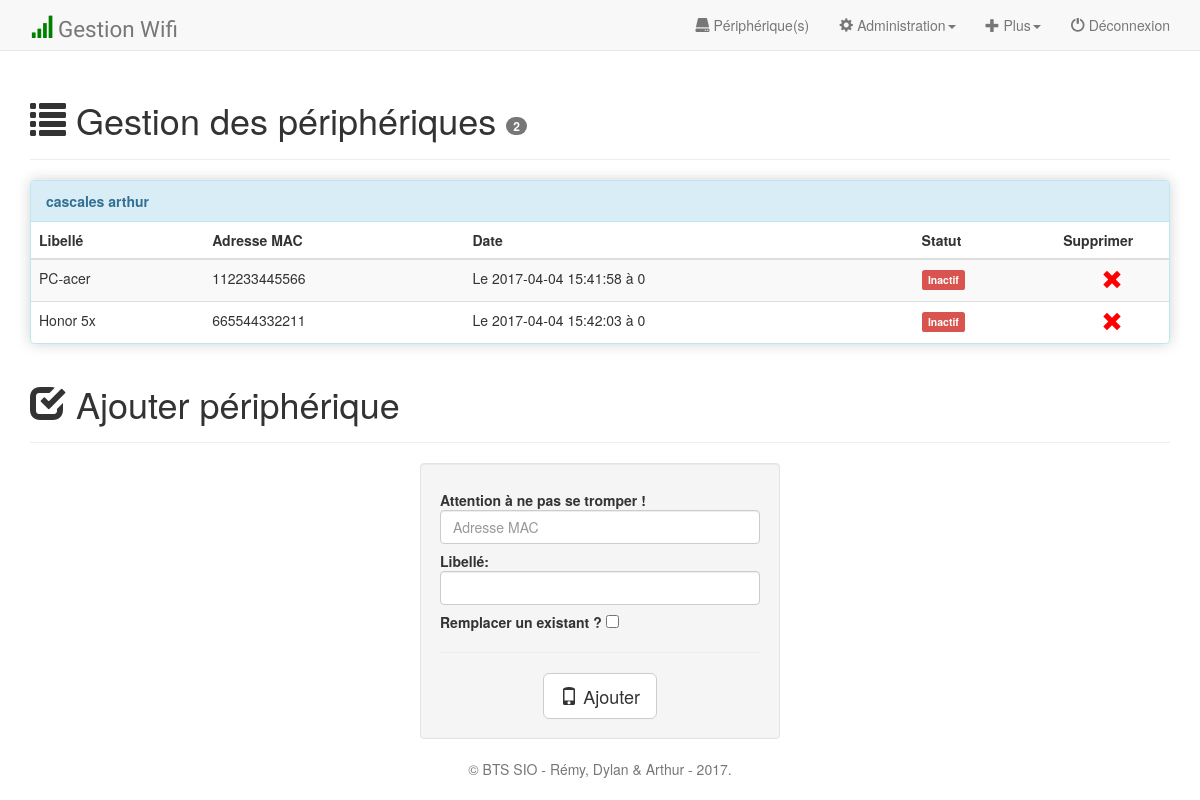
Page /PHP/view/peripherique.php (signed in) on the committed database.
### tables this page shows
CREATE TABLE `adresse_mac` (
  `id` int(11) NOT NULL,
  `idMel` varchar(255) NOT NULL,
  `libelle` char(32) NOT NULL,
  `addr` char(12) NOT NULL,
  `etat` int(1) NOT NULL,
  `date` timestamp NOT NULL DEFAULT CURRENT_TIMESTAMP ON UPDATE CURRENT_TIMESTAMP
);

### PHP/controlers/Bdd.php (called while the page is built, shortened)
<?php
class Bdd
{
  private $host = 'localhost';
  private $username = 'root';
  private $password = '';
  private $bdd = 'wifi';
  public function __construct()
  {
    try {
      $options[PDO::ATTR_ERRMODE] = PDO::ERRMODE_EXCEPTION;
      $options[PDO::MYSQL_ATTR_INIT_COMMAND] = "SET NAMES utf8";
      $this->pdo = new PDO('mysql:host='.$this->host.';dbname='.$this->bdd, $this->username, $this->password, $options);
    }
    catch (PDOException $e) {
      print "Erreur !: " . $e->getMessage() . "<br/>";
      die();
    }
  }
}
?>

### PHP/view/peripherique.php (the view, shortened to what this page needs)
<?php
require('../controlers/Bdd.php');
?>
<!DOCTYPE html>
<html lang="fr">
<?php
include("header.php");
?>
<body>
	<?php
	include("nav.php");
	?>
	<div class="container">
			<?php
		if($_SESSION['ROLE'] == '0'){
			$tableName = "port_etudiant";
		}
		else{
			$tableName = "port_professeur";
		}
		$db = new Bdd();
		$idMel = $_SESSION['MAIL'];
		$query = $db->pdo->prepare('select *
			from adresse_mac
			inner join '.$tableName.' on idMel = mel
			where idMel=:num');
		$query->bindParam(':num', $idMel, PDO::PARAM_STR);
		$query->execute();
		if($query->rowCount() == 0){
			$_SESSION['noMacAddress'] = true;
		}
		else{
			?>
			<div class="page-header">
				<h1><i class="glyphicon glyphicon-list"></i> Gestion des périphériques <span class="badge"><?php echo $query->rowCount() ?></span></h1>
			</div>
			<div class="panel panel-info">
				<div class="panel-heading"><strong>
					<?php
					if(isset($_SESSION['NOM'])){
						echo $_SESSION['NOM'].' '.$_SESSION['PRENOM'];
					}
					?></strong>
				</div>
				<table class="table table-striped">
					<thead>
						<tr>
							<th>Libellé</th>
							<th>Adresse MAC</th>
							<th>Date</th>
							<th>Statut</th>
							<th style="width:10%;">Supprimer</th>
						</tr>
					</thead>
					<tbody>
						<?php
						if($query->rowCount() > 0) {
							while($row = $query->fetch(PDO::FETCH_ASSOC)) {
								$etat = array();
								if ($row['etat'] == 1){
									$etat['label'] = 'success';
									$etat['valeur'] = 'Actif';
								}
								else{
									$etat['label'] = 'danger';
									$etat['valeur'] = 'Inactif';
								}
								echo "<tr>";
								echo "<td id=". $idMel .">" . $row['libelle'] . "</td>";
								echo "<td id=". $idMel .">" . $row['addr'] . "</td>";
								$date = $row['date'];
								echo "<td id=". $idMel .">Le " . $row['date']  . " à " . $date[1] . "</td>";
								echo "<td id=". $idMel ."><span class=\"label label-". $etat['label'] ."\">" . $etat['valeur'] . "</span></td>";
								echo "<td id=". $idMel ." class=\"text-center\"><a href=\"../controlers/removeMac.php?idMac=".$row['idMel']."\" alt=\"Retirer périphérique\"><i class=\"glyphicon glyphicon-remove\" style=\"color:red;font-size: 1.5em;\"></i></a></td>";
								echo "</tr>";
							}
						}
						?>
					</tbody>
				</table>
			</div>
			<?php
		}
		?>
		<div class="page-header">
			<h1><i class="glyphicon glyphicon-check"></i> Ajouter périphérique</h1>
		</div>
		<div class="row">
			<div class="col-md-4 col-md-offset-4">
				<div class="well">
					<form id="addmacform" class="form-horizontal" role="form" method="post" action="../controlers/addmac.php">
						<label class="control-label" for="macAddr">Attention à ne pas se tromper !</label>
						<input id='txtmac' name="macAddr" type="text" class="form-control" placeholder="Adresse MAC">
						<label class="control-label" for="Libelle">Libellé:</label>
						<input id='txtlib' name="Libelle" type="text" class="form-control" placeholder="">
						<label class="control-label" for="chkRep">Remplacer un existant ?</label>
						<input name="chkRep" type="checkbox" aria-label="...">
						<hr>
						<center><button type="submit" class="btn btn-default btn-lg"><span class="glyphicon glyphicon-phone" style="color: #333;" aria-hidden="true"></span>  Ajouter</button></center>
					</form>
				</div>
			</div>
		</div>
	</div>
	<?php include("footer.php") ?>
</body>

### PHP/view/header.php (shortened to what this page needs)
<head>
   <link rel="stylesheet" href="../css/bootstrap.min.css">
   <link rel="stylesheet" href="../css/styles.css">
</head>

### PHP/view/nav.php (shortened to what this page needs)
<nav class="navbar navbar-default navbar-fixed-top">
  <div class="container">
    <div class="navbar-header">
      <a id="nav_title" class="navbar-brand" href="#"><span class="glyphicon glyphicon-signal" style="color: green;" aria-hidden="true"></span>  Gestion Wifi</a>
    </div>
    <div id="navbar" class="collapse navbar-collapse">
      <ul class="nav navbar-nav navbar-right">
        <?php
          if (isset($_SESSION['MAIL'])) { ?>
            <li><a href="peripherique.php"><i class="glyphicon glyphicon-hdd"></i> Périphérique(s)</a></li>
            <?php
            if($_SESSION['ADMIN'] == "1"){?>
            <li class="dropdown">
              <a href="#" class="dropdown-toggle" data-toggle="dropdown" role="button" aria-haspopup="true" aria-expanded="false"><i class="glyphicon glyphicon-cog"></i> Administration<span class="caret"></span></a>
            </li>
              <?php
            }
            ?>
          <?php
          }
          else{
            ?>
            <li><a href="auth.php">Authentification</a></li>
            <?php
          }
          ?>
        <li class="dropdown">
          <a href="#" class="dropdown-toggle" data-toggle="dropdown" role="button" aria-haspopup="true" aria-expanded="false"><i class="glyphicon glyphicon-plus"></i> Plus<span class="caret"></span></a>
        </li>
        <?php
          if (isset($_SESSION['MAIL'])) { ?>
          <li><a href="../controlers/logout.php"><span class="glyphicon glyphicon-off"></span> Déconnexion</a></li>
          <?php
          }
          ?>
      </ul>
    </div>
  </div>
</nav>

### PHP/view/footer.php (shortened to what this page needs)
<footer class="footer">
   <div class="container">
      <p class="text-muted text-center">&copy; BTS SIO - Rémy, Dylan &amp; Arthur - 2017.</p>
   </div>
</footer>

### PHP/css/styles.css (style rules this page uses)
body { padding-top: 60px; outline: none; }
#nav_title { font-family: 'Titillium Web', sans-serif; font-size: 1.6em; }
.panel-info { box-shadow: 0 0 1em rgba(33, 33, 33, 0.2); }

### rows in the picture
adresse_mac: libelle "PC-acer", addr "112233445566", date "2017-04-04 15:41:58", date "0", valeur "Inactif"
adresse_mac: libelle "Honor 5x", addr "665544332211", date "2017-04-04 15:42:03", date "0", valeur "Inactif"

### other values in the picture
$query->rowCount() "2"
$_SESSION['NOM'] "cascales"
$_SESSION['PRENOM'] "arthur"
